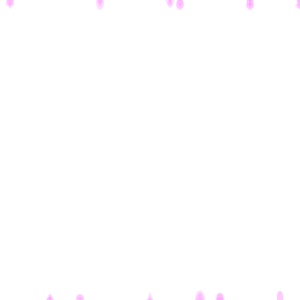
Frame 1 (no input)
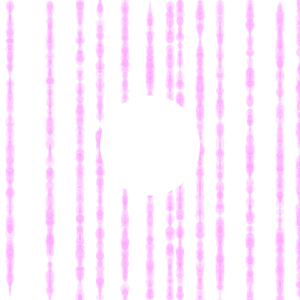
Frame 60 (the mouse pressed at the canvas centre just before this capture)
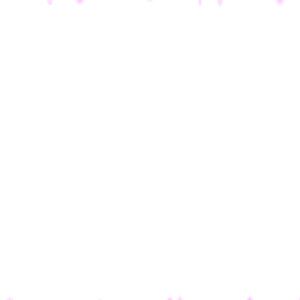
Frame 120 (the mouse held since frame 60 and released just before this capture)

The Processing sketch that drew these frames (run headless with seeded random() and noise(); from frame 60 on, the mouse is pressed at the canvas centre):

// Processing sketch: processing_55475
// ── processing_55475.pde

//Code by Saarah Saghir, YSDN 1006

//variables used:
float a=300;  //motion
int i=150;  //used in loop for dots
float steps = 200;  //how many dots show up moving
float rand = 1000;    //how random the movement is

void setup()
{
  size(300,300);
  fill(#ffffff);
  frameRate(10);  //slow speed
  ellipseMode(CENTER);
  smooth();
  
}

void draw() 
{ 
  background(255);  //constant refreshing of white bg
  
//--------------------vertical moving dots (built on code taken from processing.org's tutorial)------

  strokeWeight(.1);  //very small stroke
  stroke(255);        //white stroke
  fill(255,160,255,random(50,100));
  int totalPts = 1000;  //how many dots there are
    { a = a - 5;  //speed of motion
      if (a < -300) { 
        a = width;  //when a disappears, reset to 300.
      }
    }
for  (int i = 1; i < steps; i++){ //one line of code for each line of dots.
  ellipse( (width/400) * i+10, (height/300)+ random(300)-a, (width/700) * i+ random(1,10), (height/20)- random(1,10));
  ellipse( (width/301) * i+50, (height/300)+ random(300)+a, (width/700) * i+ random(1,10), (height/20)- random(1,10));
  ellipse( (width/301) * i+80, (height/300)+ random(300)+a, (width/700) * i+ random(1,10), (height/20)- random(1,10));
  ellipse( (width/301) * i+100, (height/300)+ random(300)-a, (width/700) * i+ random(1,10), (height/20)- random(1,10));
  ellipse( (width/301) * i+125, (height/300)+ random(300)-a, (width/700) * i+ random(1,10), (height/20)- random(1,10));
  ellipse( (width/301) * i+150, (height/300)+ random(300)+a, (width/700) * i+ random(1,10), (height/20)- random(1,10));
  ellipse( (width/301) * i+170, (height/300)+ random(300)-a, (width/700) * i+ random(1,10), (height/20)- random(1,10));
  ellipse( (width/301) * i+180, (height/300)+ random(300)-a, (width/700) * i+ random(1,10), (height/20)- random(1,10));
  ellipse( (width/301) * i+200, (height/300)+ random(300)+a, (width/700) * i+ random(1,10), (height/20)- random(1,10));
  ellipse( (width/301) * i+220, (height/300)+ random(300)+a, (width/700) * i+ random(1,10), (height/20)- random(1,10));
  ellipse( (width/301) * i+250, (height/300)+ random(300)-a, (width/700) * i+ random(1,10), (height/20)- random(1,10));
  ellipse( (width/301) * i+280, (height/300)+ random(300)+a, (width/700) * i+ random(1,10), (height/20)- random(1,10));
  ellipse( (width/301) * i+300, (height/300)+ random(300)-a, (width/700) * i+ random(1,10), (height/20)- random(1,10));
  ellipse( (width/301) * i+310, (height/300)+ random(300)-a, (width/700) * i+ random(1,10), (height/20)- random(1,10));


}

//white circle in middle, emerges only when dots move under it.
  fill(255);  
    ellipse(150, 150-random(5), 100, 100); //slight vertical movement 
}
